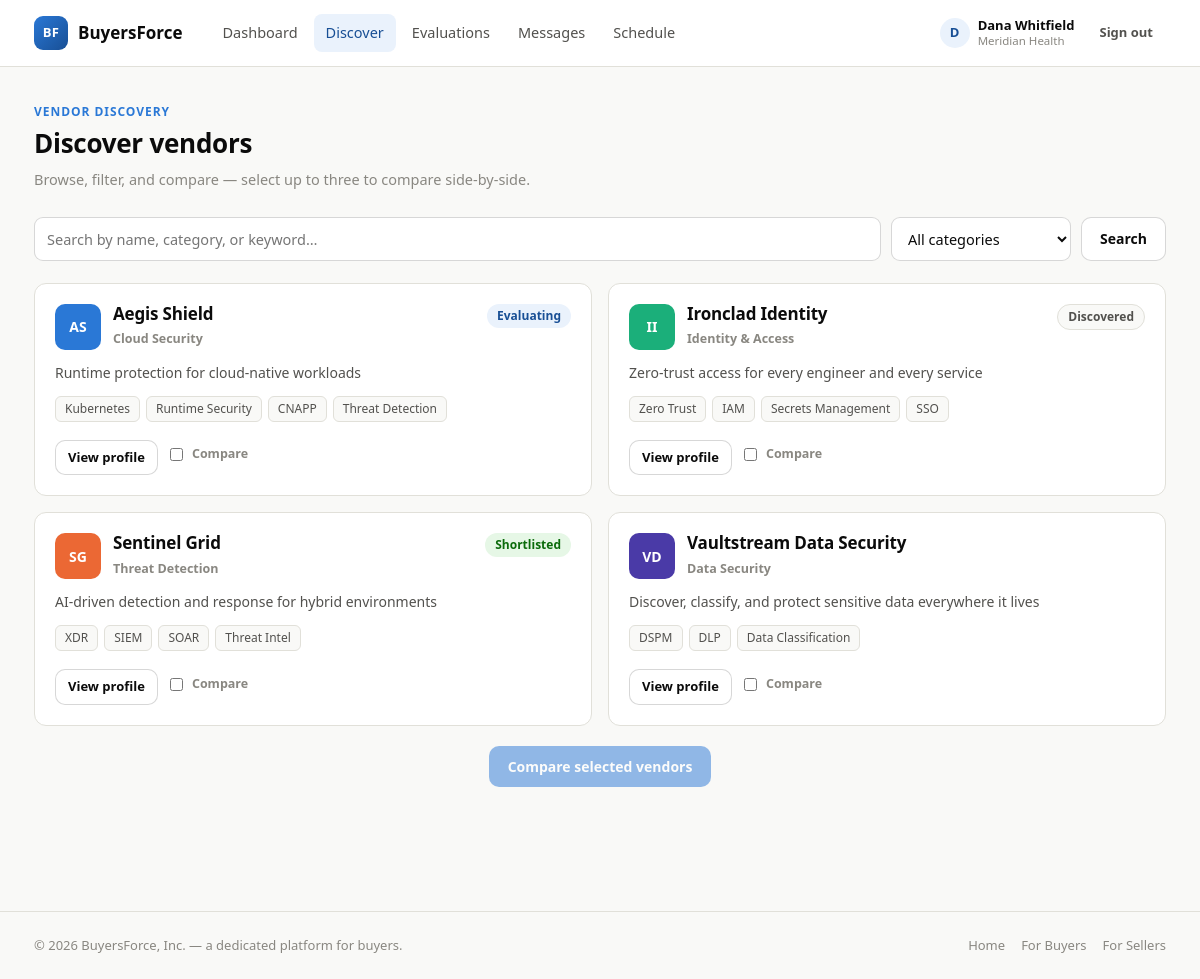
/app/buyer/discover (signed in), run on the app's committed database.
### tables this page shows
CREATE TABLE users (
    id INTEGER PRIMARY KEY AUTOINCREMENT,
    role TEXT NOT NULL CHECK (role IN ('buyer','seller')),
    name TEXT NOT NULL,
    email TEXT NOT NULL UNIQUE,
    password_hash TEXT NOT NULL,
    company TEXT NOT NULL,
    title TEXT DEFAULT '',
    created_at TEXT NOT NULL DEFAULT (datetime('now'))
);

CREATE TABLE vendors (
    id INTEGER PRIMARY KEY AUTOINCREMENT,
    seller_user_id INTEGER NOT NULL REFERENCES users(id),
    company_name TEXT NOT NULL,
    category TEXT NOT NULL,
    tagline TEXT NOT NULL DEFAULT '',
    description TEXT NOT NULL DEFAULT '',
    website TEXT NOT NULL DEFAULT '',
    accent TEXT NOT NULL DEFAULT '#2a78d6',
    initials TEXT NOT NULL DEFAULT 'VN',
    created_at TEXT NOT NULL DEFAULT (datetime('now'))
);

CREATE TABLE shortlist (
    id INTEGER PRIMARY KEY AUTOINCREMENT,
    buyer_user_id INTEGER NOT NULL REFERENCES users(id),
    vendor_id INTEGER NOT NULL REFERENCES vendors(id),
    status TEXT NOT NULL DEFAULT 'discovered' CHECK (status IN ('discovered','evaluating','shortlisted','selected','passed')),
    created_at TEXT NOT NULL DEFAULT (datetime('now')),
    UNIQUE(buyer_user_id, vendor_id)
);

CREATE TABLE vendor_tags (
    id INTEGER PRIMARY KEY AUTOINCREMENT,
    vendor_id INTEGER NOT NULL REFERENCES vendors(id),
    tag TEXT NOT NULL
);

### app.py (the view)
@app.route("/app/buyer/discover")
@role_required("buyer")
def buyer_discover():
    q = request.args.get("q", "").strip()
    category = request.args.get("category", "")
    sql = "SELECT * FROM vendors WHERE 1=1"
    args = []
    if q:
        sql += " AND (company_name LIKE ? OR tagline LIKE ? OR description LIKE ?)"
        args += [f"%{q}%", f"%{q}%", f"%{q}%"]
    if category:
        sql += " AND category = ?"
        args.append(category)
    sql += " ORDER BY company_name"
    vendors = dbm.query(sql, args)
    categories = [r["category"] for r in dbm.query(
        "SELECT DISTINCT category FROM vendors ORDER BY category"
    )]
    vendor_data = []
    for v in vendors:
        vendor_data.append({
            **dict(v),
            "tags": vendor_tags(v["id"]),
            "status": shortlist_status(g.user["id"], v["id"]),
        })
    return render_template(
        "buyer/discover.html", vendors=vendor_data, categories=categories, q=q, category=category
    )

### app.py (called while the page is built)
@app.before_request
def load_logged_in_user():
    user_id = session.get("user_id")
    if user_id is None:
        g.user = None
    else:
        g.user = dbm.query("SELECT * FROM users WHERE id = ?", (user_id,), one=True)

def role_required(role):
    def decorator(view):
        @wraps(view)
        def wrapped(*args, **kwargs):
            if g.user is None:
                flash("Please sign in to continue.", "error")
                return redirect(url_for("login"))
            if g.user["role"] != role:
                flash(f"That area is for {role}s.", "error")
                return redirect(url_for("home_for_role", role=g.user["role"]))
            return view(*args, **kwargs)
        return wrapped
    return decorator

def vendor_tags(vendor_id):
    rows = dbm.query("SELECT tag FROM vendor_tags WHERE vendor_id = ?", (vendor_id,))
    return [r["tag"] for r in rows]

def shortlist_status(buyer_id, vendor_id):
    row = dbm.query(
        "SELECT status FROM shortlist WHERE buyer_user_id = ? AND vendor_id = ?",
        (buyer_id, vendor_id),
        one=True,
    )
    return row["status"] if row else None

### db.py (called while the page is built)
def get_db():
    if "db" not in g:
        g.db = sqlite3.connect(DB_PATH)
        g.db.row_factory = sqlite3.Row
        g.db.execute("PRAGMA foreign_keys = ON")
    return g.db

def query(sql, args=(), one=False):
    cur = get_db().execute(sql, args)
    rv = cur.fetchall()
    cur.close()
    return (rv[0] if rv else None) if one else rv

### templates/buyer/discover.html (shortened to what this page needs)
{% extends "base.html" %}
{% block content %}
<div class="page-header">
  <div>
    <span class="eyebrow">Vendor discovery</span>
    <h1>Discover vendors</h1>
    <p class="lede">Browse, filter, and compare — select up to three to compare side-by-side.</p>
  </div>
</div>
<form class="toolbar" method="get">
  <input type="text" name="q" value="{{ q }}" placeholder="Search by name, category, or keyword…">
  <select name="category" onchange="this.form.submit()">
    <option value="">All categories</option>
  </select>
  <button class="btn btn-secondary" type="submit">Search</button>
</form>
<form id="compare-form" action="{{ url_for('buyer_compare') }}" method="get">
  <div class="vendor-grid">
    {% for v in vendors %}
    <div class="vendor-card">
      <div class="vendor-card-top">
        <span class="vendor-logo" style="background:{{ v.accent }};">{{ v.initials }}</span>
        <div>
          <h3><a href="{{ url_for('buyer_vendor', vendor_id=v.id) }}">{{ v.company_name }}</a></h3>
          <span class="cat">{{ v.category }}</span>
        </div>
        {% if v.status %}<span class="badge {{ 'badge-good' if v.status in ['shortlisted','selected'] else ('badge-brand' if v.status == 'evaluating' else 'badge-neutral') }}" style="margin-left:auto;">{{ v.status|capitalize }}</span>{% endif %}
      </div>
      <p class="tagline">{{ v.tagline }}</p>
      <div>
        {% for t in v.tags[:4] %}<span class="tag">{{ t }}</span>{% endfor %}
      </div>
      <div class="actions">
        <a href="{{ url_for('buyer_vendor', vendor_id=v.id) }}" class="btn btn-secondary btn-sm">View profile</a>
        <label class="compare-check">
          <input type="checkbox" name="ids" value="{{ v.id }}"> Compare
        </label>
      </div>
    </div>
    {% else %}
    <div class="empty-state" style="grid-column:1/-1;"><div class="icon">🔎</div>No vendors match that search.</div>
    {% endfor %}
  </div>
  {% if vendors %}
  <div style="margin-top:20px; text-align:center;">
    <button id="compare-submit" class="btn btn-primary" type="submit" disabled>Compare selected vendors</button>
  </div>
  {% endif %}
</form>
{% endblock %}

### templates/base.html (shortened to what this page needs)
<!doctype html>
<html lang="en">
<head>
  <link rel="stylesheet" href="{{ url_for('static', filename='css/style.css') }}">
</head>
<body class="{{ body_class|default('') }}">
  <header class="topbar">
    <div class="topbar-inner">
      <a class="brand" href="{{ url_for('landing') }}">
        <span class="brand-mark">BF</span>
        <span class="brand-name">BuyersForce</span>
      </a>
      {% if g.user %}
        <nav class="main-nav">
          {% if g.user.role == 'buyer' %}
            <a href="{{ url_for('buyer_dashboard') }}" class="{{ 'active' if request.endpoint == 'buyer_dashboard' }}">Dashboard</a>
            <a href="{{ url_for('buyer_discover') }}" class="{{ 'active' if request.endpoint in ['buyer_discover','buyer_vendor','buyer_compare'] }}">Discover</a>
            <a href="{{ url_for('buyer_evaluations') }}" class="{{ 'active' if request.endpoint and request.endpoint.startswith('buyer_evaluation') }}">Evaluations</a>
            <a href="{{ url_for('buyer_messages') }}" class="{{ 'active' if request.endpoint in ['buyer_messages','buyer_thread'] }}">Messages</a>
            <a href="{{ url_for('buyer_schedule') }}" class="{{ 'active' if request.endpoint == 'buyer_schedule' }}">Schedule</a>
          {% endif %}
        </nav>
        <div class="user-menu">
          <span class="user-chip">
            <span class="user-avatar">{{ g.user.name[0] }}</span>
            <span class="user-meta">
              <span class="user-name">{{ g.user.name }}</span>
              <span class="user-company">{{ g.user.company }}</span>
            </span>
          </span>
          <a href="{{ url_for('logout') }}" class="btn btn-ghost btn-sm">Sign out</a>
        </div>
      {% endif %}
    </div>
  </header>
  <main class="page {{ 'page-wide' if wide|default(false) else '' }}">
    {% block content %}{% endblock %}
  </main>
  <footer class="site-footer">
    <div class="site-footer-inner">
      <span>&copy; 2026 BuyersForce, Inc. — a dedicated platform for buyers.</span>
      <span class="footer-links">
        <a href="{{ url_for('landing') }}">Home</a>
        <a href="{{ url_for('landing') }}#buyers">For Buyers</a>
        <a href="{{ url_for('landing') }}#sellers">For Sellers</a>
      </span>
    </div>
  </footer>
</body>
</html>

### data on the page
users: user "D", user.name "Dana Whitfield", user.company "Meridian Health"
vendors: initials "AS", company_name "Aegis Shield", category "Cloud Security", tagline "Runtime protection for cloud-native workloads"
shortlist: status "Evaluating"
vendor_tags: tag "Kubernetes"
vendor_tags: tag "Runtime Security"
vendor_tags: tag "CNAPP"
vendor_tags: tag "Threat Detection"
vendors: initials "II", company_name "Ironclad Identity", category "Identity & Access", tagline "Zero-trust access for every engineer and every service"
shortlist: status "Discovered"
vendor_tags: tag "Zero Trust"
vendor_tags: tag "IAM"
vendor_tags: tag "Secrets Management"
vendor_tags: tag "SSO"
vendors: initials "SG", company_name "Sentinel Grid", category "Threat Detection", tagline "AI-driven detection and response for hybrid environments"
shortlist: status "Shortlisted"
vendor_tags: tag "XDR"
vendor_tags: tag "SIEM"
vendor_tags: tag "SOAR"
vendor_tags: tag "Threat Intel"
vendors: initials "VD", company_name "Vaultstream Data Security", category "Data Security", tagline "Discover, classify, and protect sensitive data everywhere it lives"
vendor_tags: tag "DSPM"
vendor_tags: tag "DLP"
vendor_tags: tag "Data Classification"
